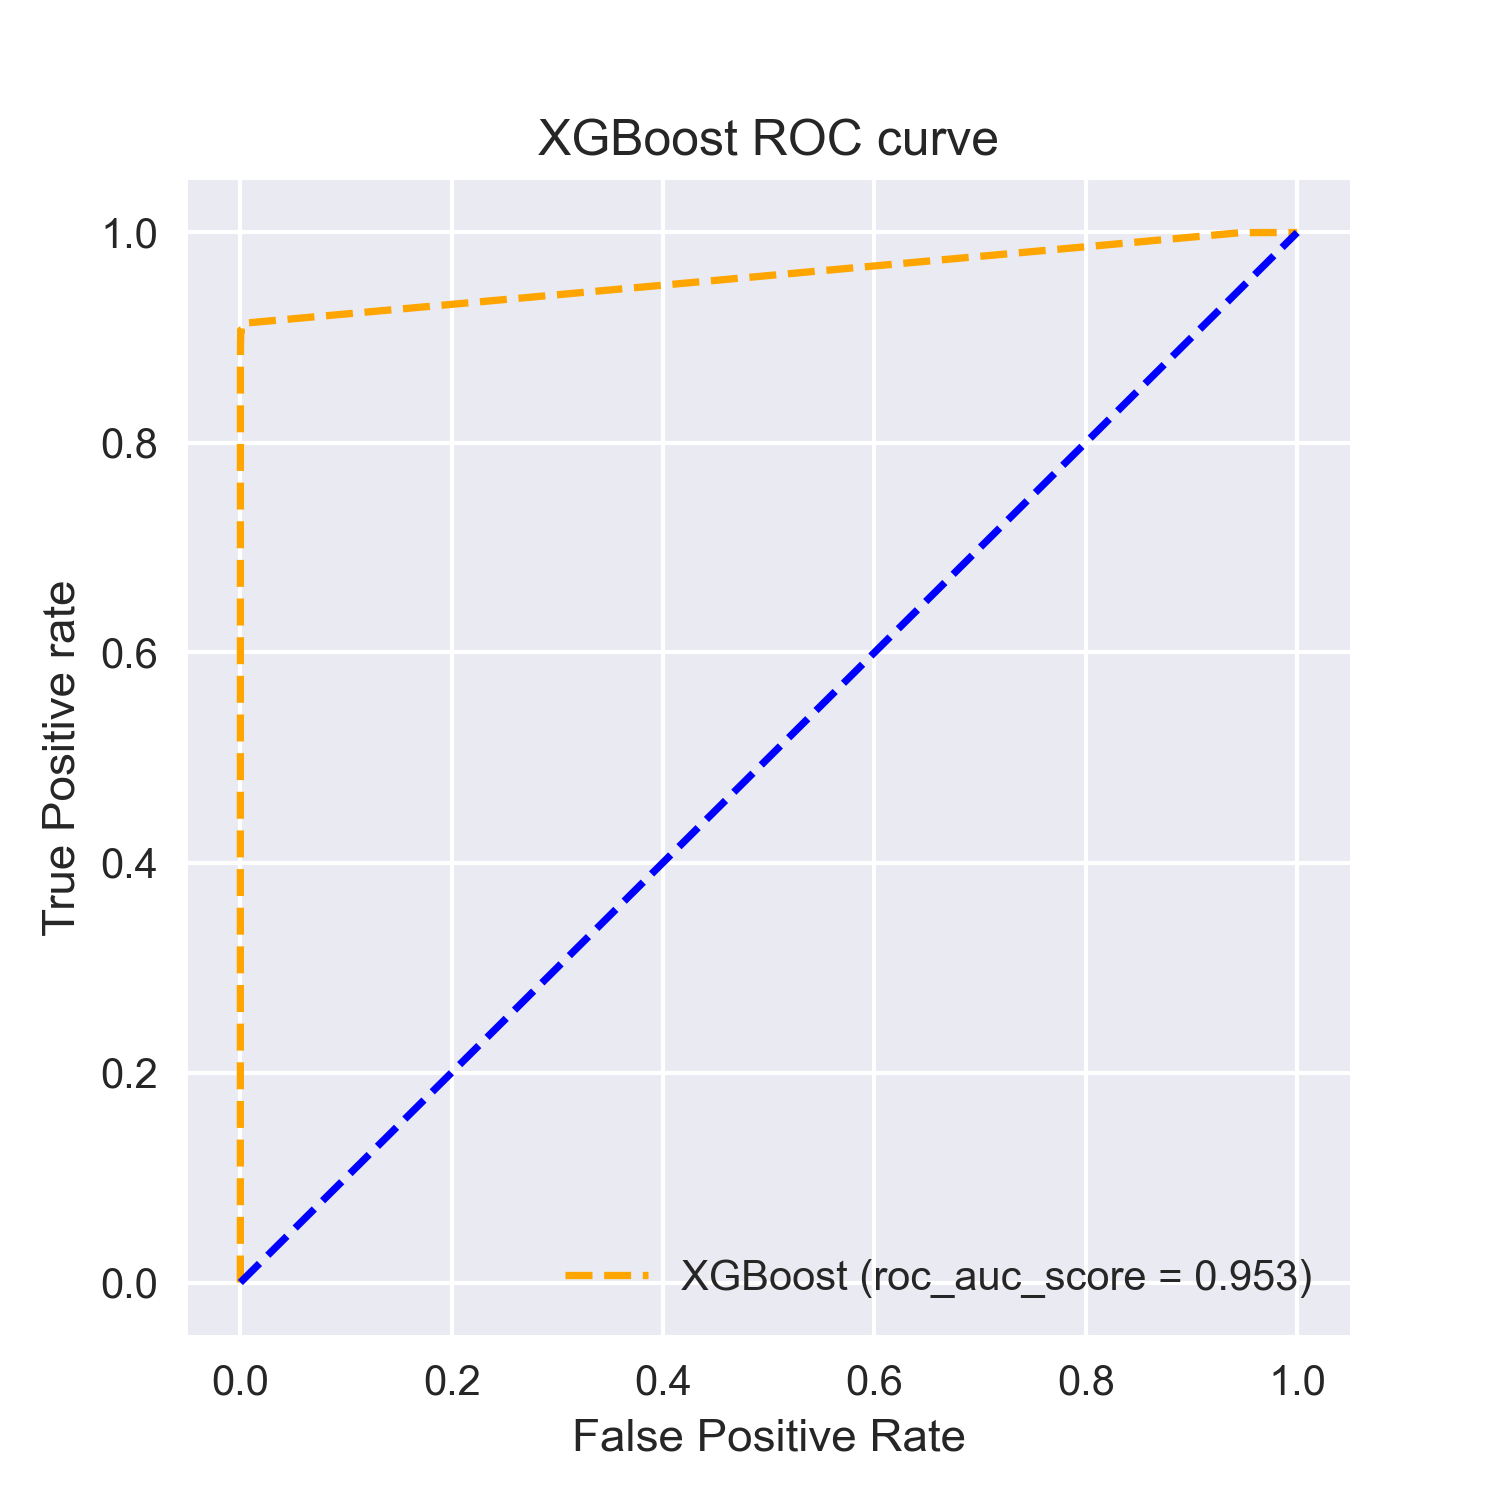

The script that saved this image:
import pandas as pd
from sklearn.model_selection import train_test_split
import xgboost as xgb
from sklearn.model_selection import GridSearchCV
from sklearn.metrics import make_scorer
from sklearn.metrics import accuracy_score
from sklearn.metrics import roc_auc_score
from sklearn.metrics import roc_curve
from matplotlib import pyplot
import pickle
import matplotlib.pyplot as plt


# Function to load data as per required features
def loaddata(features, labels, requirement):
    data = pd.read_csv(features)
    labels = pd.read_csv(labels)

    file = open(requirement, 'r')
    lines = file.readlines()
    features = []
    for line in lines:
        features += [line[:-1]]
    features += [lines[-1]]

    features += ['key']

    # removing duplicated features
    data = data[features].loc[:, ~data[features].columns.duplicated()]

    return data, labels


# Function to sanitize data
def cleandata(data, labels):
    # removing the duplicat data points
    # there are no missing values
    data.drop_duplicates('key', inplace=True)

    # merging features and labels, keywise
    data = pd.merge(left=data, right=labels)

    # dropping key feature as it is not required for model
    data.drop('key', axis=1, inplace=True)

    # dropping correlated features with greater then 0.8 correlation
    def correlation(dataset, threshold):
        col_corr = set()
        corr_matrix = dataset.corr()
        for i in range(len(corr_matrix.columns)):
            for j in range(i):
                if (corr_matrix.iloc[i, j] >= threshold) and (corr_matrix.columns[j] not in col_corr):
                    colname = corr_matrix.columns[i]
                    col_corr.add(colname)
        return col_corr

    corr_feat = list(correlation(data.drop(['label'], axis=1), 0.8))
    # saving correlated features for removing while prediction
    file_name = "corr_feat.pkl"
    open_file = open(file_name, "wb")
    pickle.dump(corr_feat, open_file)
    open_file.close()

    return data.drop(corr_feat, axis=1)


# Funtion to train and output the requirements
def train(data):
    # train test split
    x = data.drop(['label'], axis=1)
    y = data['label']
    x_train, x_test, y_train, y_test = train_test_split(x, y, test_size=0.3, random_state=42)

    # hyper parameter tuning via RandomizedSearchCV cross validation
    #log_grid = {
        #    'n_estimators': [100, 1000],
        # 'max_depth': [35, 45, 55]}
        #    'gamma': [0, 10, 100],
    #    'eta': [0.01, 0.1, 1]}
    #    'lambda': [0, 10, 100],
    #    'alpha': [0, 10, 100]
    # }
    #clf_xgb = GridSearchCV(
     #   estimator=xgb.XGBClassifier(),
     #   param_grid=log_grid,
    #    scoring=make_scorer(accuracy_score),
     #   cv=5,
    #    verbose=0
    #)
    #clf_xgb.fit(x_train, y_train)
    #print(clf_xgb.best_params_)
    # fitting model with best params
    # n_estimators = clf_xgb.best_params_['n_estimators']
    #max_depth = clf_xgb.best_params_['max_depth']
    # learning_rate = clf_xgb.best_params_['learning_rate']
    # booster = clf_xgb.best_params_['booster']
    # gamma = clf_xgb.best_params_['gamma']
    # max_delta_step = clf_xgb.best_params_['max_delta_step']
    # eta = clf_xgb.best_params_['eta']
    # lambdav = clf_xgb.best_params_['lambda']
    # alpha = clf_xgb.best_params_['alpha']
    clf_xgb_best = xgb.XGBClassifier(reg_lambda=0,
                                     n_estimators=100,
    #                                 learning_rate=learning_rate,
                                     max_depth=35,
    #                                 booster=booster,
                                     gamma=10,
    #                                 max_delta_step=max_delta_step,
                                     eta=0.1,
                                     alpha=0).fit(x_train, y_train)

    # saving the model
    filename = 'XGBoost/XGBoostModel.sav'
    pickle.dump(clf_xgb_best, open(filename, 'wb'))

    # ROC Curve
    rocauc(clf_xgb_best, x_test, y_test)

    # Feature Importance
    feat_imp(clf_xgb_best, data)

    return


# Function to plot ROC Curve
def rocauc(model, x_test, y_test):
    pred_prob = model.predict_proba(x_test)
    fpr, tpr, thresh = roc_curve(y_test, pred_prob[:, 1], pos_label=1)

    random_probs = [0 for _ in range(len(y_test))]
    p_fpr, p_tpr, _ = roc_curve(y_test, random_probs, pos_label=1)

    val = roc_auc_score(y_test, model.predict(x_test))
    lab = 'XGBoost (roc_auc_score = ' + str(val)[:5] + ')'

    plt.figure(figsize=(5, 5))
    plt.style.use('seaborn')
    plt.plot(fpr, tpr, linestyle='--', color='orange', label=lab)
    plt.plot(p_fpr, p_tpr, linestyle='--', color='blue')
    plt.title('XGBoost ROC curve')
    plt.xlabel('False Positive Rate')
    plt.ylabel('True Positive rate')
    plt.legend()
    plt.savefig('XGBoost/XGBoost', dpi=300)

    return


# Function for finding feature importance
def feat_imp(model, data):
    data1 = {}
    for i in range(len(data.columns) - 1):
        data1[data.columns[i]] = model.feature_importances_[i]
    data1 = dict(sorted(((value, key) for (key, value) in data1.items()), reverse=True))

    features = list(data1.keys())
    importance_value = list(data1.values())

    pyplot.figure(figsize=(20, 10))
    pyplot.bar(importance_value, features)
    plt.xticks(rotation=80, fontsize=15)
    plt.yticks(fontsize=15)
    plt.xlabel("Feature Name", fontsize=15)
    plt.ylabel("Importance Value", fontsize=15)
    plt.title("XGBoost Feature Importance", fontsize=20)
    plt.savefig('XGBoost/XGBoostFeatureImportance', dpi=300)

    return


# Overall training script function
def start(inputfeatures, inputlabels, inputrequirements='./features.txt'):
    data, labels = loaddata(inputfeatures, inputlabels, inputrequirements)

    data_f = cleandata(data, labels)

    train(data_f)

    return


start('./features.csv', './labels.csv')
